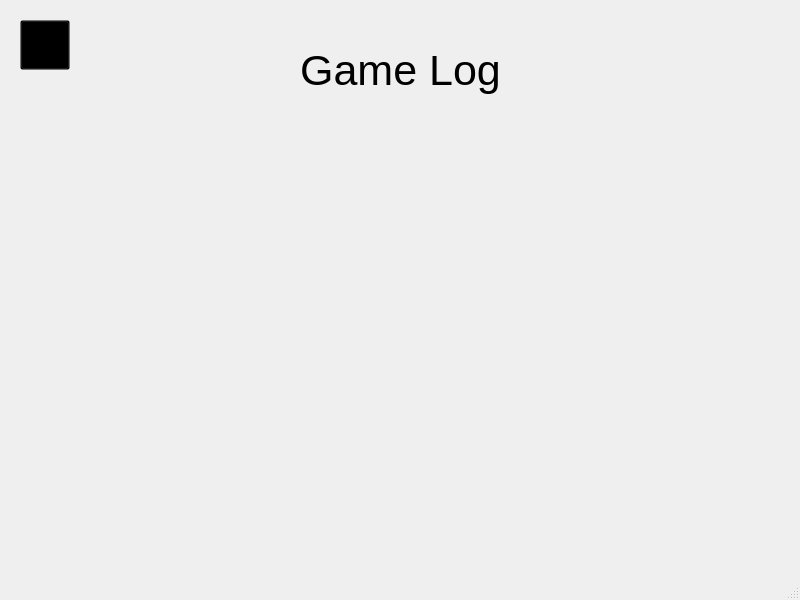
<?xml version="1.0" encoding="UTF-8"?>
<ui version="4.0">
 <class>MainWindow</class>
 <widget class="QMainWindow" name="MainWindow">
  <property name="geometry">
   <rect>
    <x>0</x>
    <y>0</y>
    <width>800</width>
    <height>600</height>
   </rect>
  </property>
  <property name="windowTitle">
   <string>MainWindow</string>
  </property>
  <widget class="QWidget" name="centralwidget">
   <widget class="QPushButton" name="exitBtn">
    <property name="geometry">
     <rect>
      <x>20</x>
      <y>20</y>
      <width>50</width>
      <height>50</height>
     </rect>
    </property>
    <property name="cursor">
     <cursorShape>PointingHandCursor</cursorShape>
    </property>
    <property name="styleSheet">
     <string notr="true">background-color: rgba(0,0,0,0);</string>
    </property>
    <property name="text">
     <string/>
    </property>
    <property name="icon">
     <iconset>
      <normaloff>assets/remove.png</normaloff>assets/remove.png</iconset>
    </property>
    <property name="iconSize">
     <size>
      <width>50</width>
      <height>50</height>
     </size>
    </property>
   </widget>
   <widget class="QLabel" name="label">
    <property name="geometry">
     <rect>
      <x>290</x>
      <y>40</y>
      <width>221</width>
      <height>61</height>
     </rect>
    </property>
    <property name="font">
     <font>
      <pointsize>32</pointsize>
     </font>
    </property>
    <property name="text">
     <string>Game Log</string>
    </property>
    <property name="alignment">
     <set>Qt::AlignCenter</set>
    </property>
   </widget>
  </widget>
  <widget class="QMenuBar" name="menubar">
   <property name="geometry">
    <rect>
     <x>0</x>
     <y>0</y>
     <width>800</width>
     <height>21</height>
    </rect>
   </property>
  </widget>
  <widget class="QStatusBar" name="statusbar"/>
 </widget>
 <resources/>
 <connections/>
</ui>
